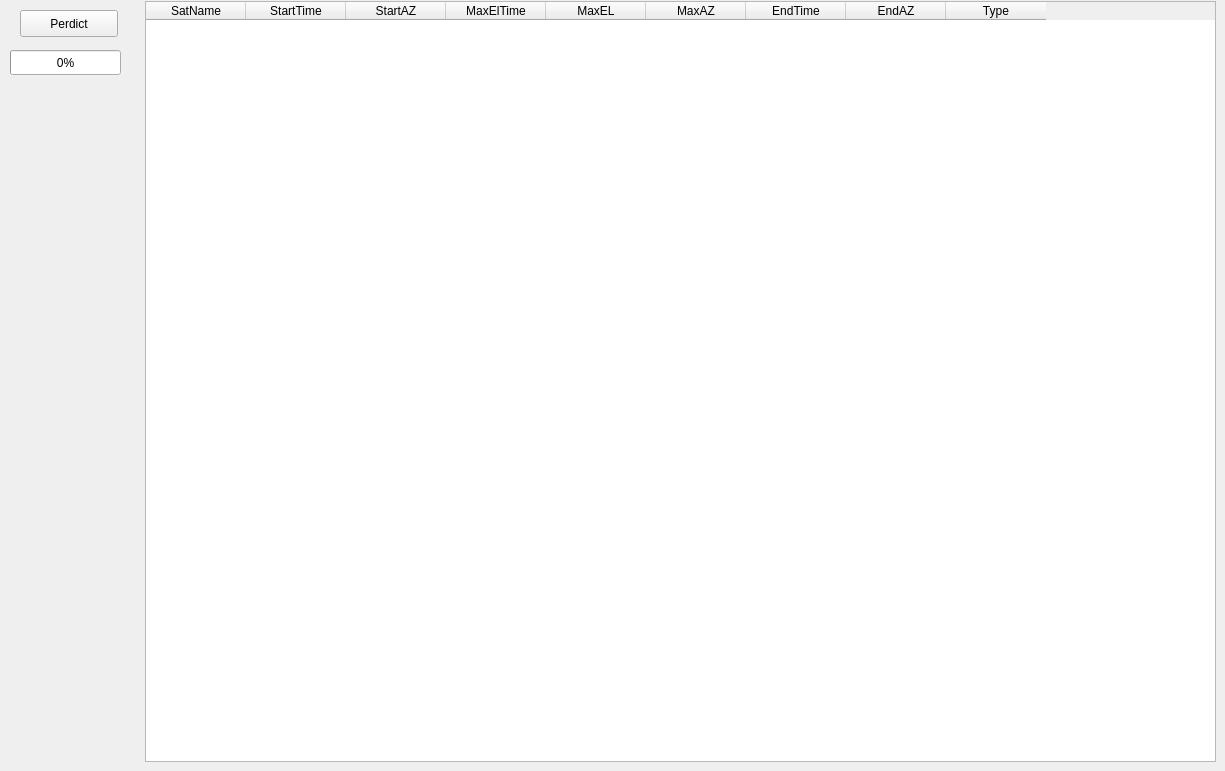
    <widget class="QWidget" name="tab_3">
     <attribute name="title">
      <string>Peridict Sats</string>
     </attribute>
     <widget class="QTableWidget" name="gridperdicSats">
      <property name="geometry">
       <rect>
        <x>145</x>
        <y>1</y>
        <width>1071</width>
        <height>761</height>
       </rect>
      </property>
      <column>
       <property name="text">
        <string>SatName</string>
       </property>
      </column>
      <column>
       <property name="text">
        <string>StartTime</string>
       </property>
      </column>
      <column>
       <property name="text">
        <string>StartAZ</string>
       </property>
      </column>
      <column>
       <property name="text">
        <string>MaxElTime</string>
       </property>
      </column>
      <column>
       <property name="text">
        <string>MaxEL</string>
       </property>
      </column>
      <column>
       <property name="text">
        <string>MaxAZ</string>
       </property>
      </column>
      <column>
       <property name="text">
        <string>EndTime</string>
       </property>
      </column>
      <column>
       <property name="text">
        <string>EndAZ</string>
       </property>
      </column>
      <column>
       <property name="text">
        <string>Type</string>
       </property>
      </column>
     </widget>
     <widget class="QPushButton" name="btnperedict">
      <property name="geometry">
       <rect>
        <x>20</x>
        <y>10</y>
        <width>98</width>
        <height>27</height>
       </rect>
      </property>
      <property name="text">
       <string>Perdict</string>
      </property>
     </widget>
     <widget class="QProgressBar" name="progresssat">
      <property name="geometry">
       <rect>
        <x>10</x>
        <y>50</y>
        <width>111</width>
        <height>25</height>
       </rect>
      </property>
      <property name="value">
       <number>0</number>
      </property>
     </widget>
    </widget>
